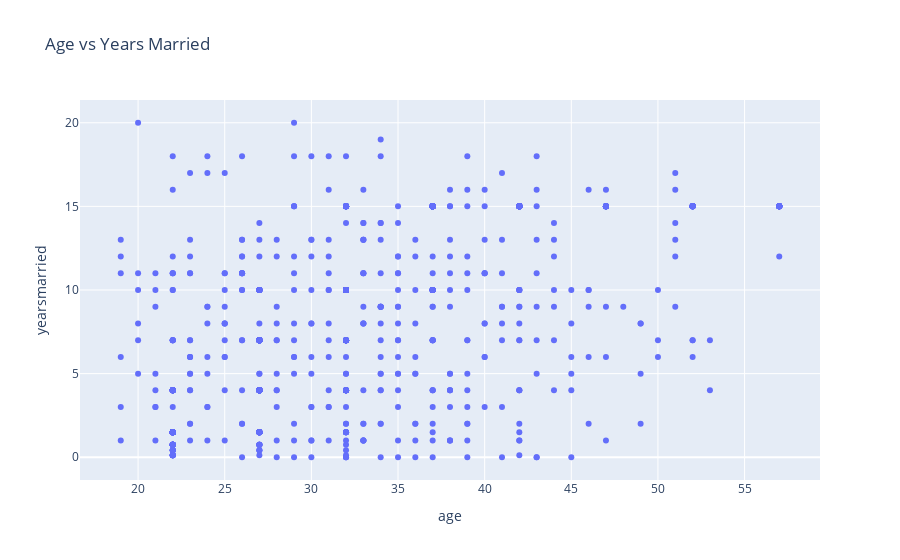

Notebook source saved alongside this figure:
### Code cell
correlation = df['age'].corr(df['yearsmarried'])
print(correlation)

fig = px.scatter(df, x="age", y="yearsmarried", title="Age vs Years Married") 
fig.show()

### Figure 1 — Plotly figure (JSON) as saved in the notebook; plotly's stock layout.template omitted (floating-point values rounded to 4 significant figures; data arrays with more than 128 entries replaced by an {"elided": "..."} marker saying what was removed)
{"data": [{"hovertemplate": "age=%{x}<br>yearsmarried=%{y}<extra></extra>", "legendgroup": "", "marker": {"color": "#636efa", "symbol": "circle"}, "mode": "markers", "name": "", "orientation": "v", "showlegend": false, "type": "scatter", "x": {"elided": "961 int values"}, "xaxis": "x", "y": {"elided": "961 float values"}, "yaxis": "y"}], "layout": {"autosize": true, "legend": {"tracegroupgap": 0}, "title": {"text": "Age vs Years Married"}, "xaxis": {"anchor": "y", "autorange": true, "domain": [0, 1], "range": [16.62, 59.38], "title": {"text": "age"}, "type": "linear"}, "yaxis": {"anchor": "x", "autorange": true, "domain": [0, 1], "range": [-1.65, 21.65], "title": {"text": "yearsmarried"}, "type": "linear"}}}
